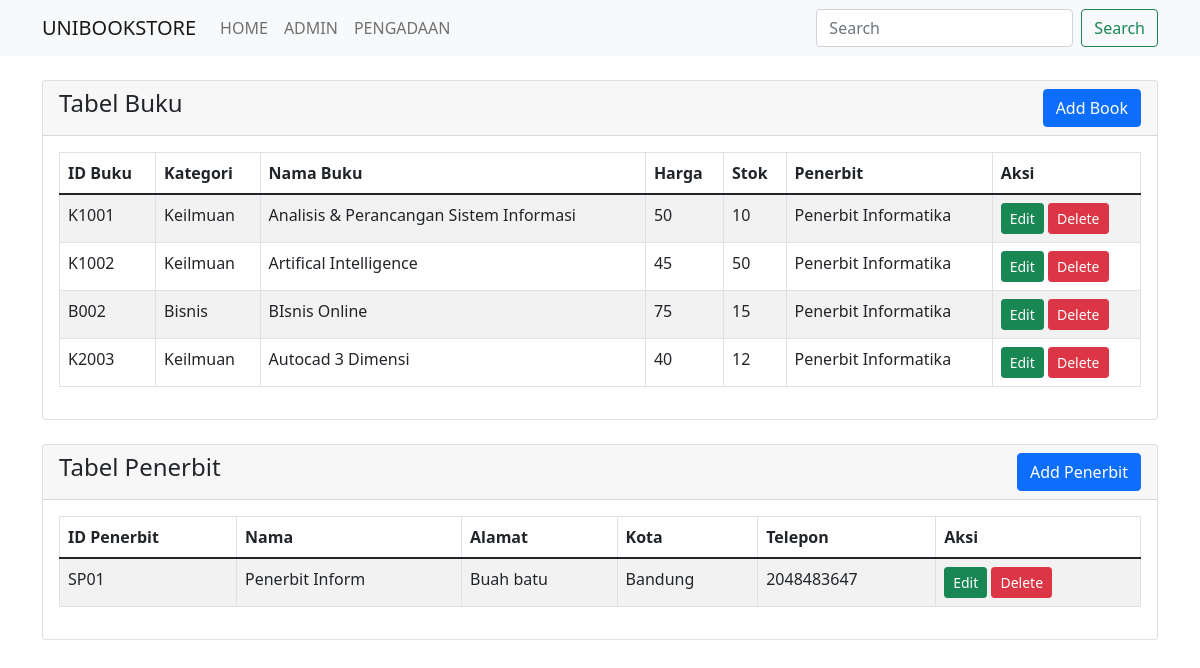
/Admin.php, run on the app's committed database.
### tables this page shows
CREATE TABLE `buku` (
  `ID_Buku` varchar(8) DEFAULT NULL,
  `Kategori` varchar(30) DEFAULT NULL,
  `Nama_Buku` varchar(120) DEFAULT NULL,
  `Harga` int(8) DEFAULT NULL,
  `Stok` int(4) DEFAULT NULL,
  `Penerbit` varchar(20) DEFAULT NULL
);

CREATE TABLE `penerbit` (
  `ID_Penerbit` varchar(8) DEFAULT NULL,
  `Nama` varchar(15) DEFAULT NULL,
  `Alamat` varchar(30) DEFAULT NULL,
  `Kota` varchar(15) DEFAULT NULL,
  `Telepon` int(15) DEFAULT NULL
);

### Admin.php (the view, shortened to what this page needs)
<?php
require 'koneksi.php';
?>
<!doctype html>
<html lang="en">
<head>
    <link href="https://cdn.jsdelivr.net/npm/bootstrap@5.1.3/dist/css/bootstrap.min.css" rel="stylesheet">
</head>
<body>
<nav class="navbar navbar-expand-lg navbar-light bg-light">
    <div class="container">
        <a class="navbar-brand" href="#">UNIBOOKSTORE</a>
        <div class="collapse navbar-collapse" id="navbarNav">
            <ul class="navbar-nav">
                <li class="nav-item">
                    <a class="nav-link" href="index.php">HOME</a>
                </li>
                <li class="nav-item">
                    <a class="nav-link" href="admin.php">ADMIN</a>
                </li>
                <li class="nav-item">
                    <a class="nav-link" href="pengadaan.php">PENGADAAN</a>
                </li>
            </ul>
            <form class="d-flex ms-auto" method="GET" action="index.php">
                <input class="form-control me-2" type="search" placeholder="Search" aria-label="Search" name="search">
                <button class="btn btn-outline-success" type="submit">Search</button>
            </form>
        </div>
    </div>
</nav>
<div class="container mt-4">
    <div class="row">
        <div class="col-md-12">
            <div class="card">
                <div class="card-header">
                    <h4>
                        Tabel Buku
                        <a href="createBuku.php" class="btn btn-primary float-end">Add Book</a>
                    </h4>
                </div>
                <div class="card-body">
                    <table class="table table-bordered table-striped">
                        <thead>
                        <tr>
                            <th>ID Buku</th>
                            <th>Kategori</th>
                            <th>Nama Buku</th>
                            <th>Harga</th>
                            <th>Stok</th>
                            <th>Penerbit</th>
                            <th>Aksi</th>
                        </tr>
                        </thead>
                        <tbody>
                        <?php
                        $query = "SELECT * FROM buku";
                        $query_run = mysqli_query($koneksi, $query);
                        if (mysqli_num_rows($query_run) > 0) {
                            foreach ($query_run as $data_bk) {
                                ?>
                                <tr>
                                    <td><?= $data_bk['ID_Buku']; ?></td>
                                    <td><?= $data_bk['Kategori']; ?></td>
                                    <td><?= $data_bk['Nama_Buku']; ?></td>
                                    <td><?= $data_bk['Harga']; ?></td>
                                    <td><?= $data_bk['Stok']; ?></td>
                                    <td><?= $data_bk['Penerbit']; ?></td>
                                    <td>
                                    <a href="editBuku.php?ID_Buku=<?= $data_bk['ID_Buku']; ?>"
                                    class="btn btn-success btn-sm">Edit</a>
                                        <form action="code.php" method="POST" class="d-inline">
                                            <button type="submit" name="delete_book" value="<?= $data_bk['ID_Buku']; ?>"
                                                    class="btn btn-danger btn-sm">Delete
                                            </button>
                                        </form>
                                    </td>
                                </tr>
                                <?php
                            }
                        } else {
                            echo "<h5> No Record Found </h5>";
                        }
                        ?>
                        </tbody>
                    </table>
                </div>
            </div>
        </div>
    </div>
</div>
<div class="container mt-4">
    <div class="row">
        <div class="col-md-12">
            <div class="card">
                <div class="card-header">
                    <h4>
                        Tabel Penerbit
                        <a href="createPenerbit.php" class="btn btn-primary float-end">Add Penerbit</a>
                    </h4>
                </div>
                <div class="card-body">
                    <table class="table table-bordered table-striped">
                        <thead>
                        <tr>
                            <th>ID Penerbit</th>
                            <th>Nama</th>
                            <th>Alamat</th>
                            <th>Kota</th>
                            <th>Telepon</th>
                            <th>Aksi</th>
                        </tr>
                        </thead>
                        <tbody>
                        <?php
                        $query = "SELECT * FROM penerbit";
                        $query_run = mysqli_query($koneksi, $query);
                        if (mysqli_num_rows($query_run) > 0) {
                            foreach ($query_run as $penerbit) {
                                ?>
                                <tr>
                                    <td><?= $penerbit['ID_Penerbit']; ?></td>
                                    <td><?= $penerbit['Nama']; ?></td>
                                    <td><?= $penerbit['Alamat']; ?></td>
                                    <td><?= $penerbit['Kota']; ?></td>
                                    <td><?= $penerbit['Telepon']; ?></td>
                                    <td>
                                    <a href="editPenerbit.php?ID_Penerbit=<?= $penerbit['ID_Penerbit']; ?>"
                                    class="btn btn-success btn-sm">Edit</a>
                                        <form action="code.php" method="POST" class="d-inline">
                                            <button type="submit" name="delete_penerbit" value="<?= $penerbit['ID_Penerbit']; ?>"
                                                    class="btn btn-danger btn-sm">Delete
                                            </button>
                                        </form>
                                    </td>
                                </tr>
                                <?php
                            }
                        } else {
                            echo "<h5> No Record Found </h5>";
                        }
                        ?>
                        </tbody>
                    </table>
                </div>
            </div>
        </div>
    </div>
</div>
</body>
</html>
</body>
</html>

### data on the page
buku: ID_Buku "K1001", Kategori "Keilmuan", Nama_Buku "Analisis & Perancangan Sistem Informasi", Harga "50", Stok "10", Penerbit "Penerbit Informatika"
buku: ID_Buku "K1002", Kategori "Keilmuan", Nama_Buku "Artifical Intelligence", Harga "45", Stok "50", Penerbit "Penerbit Informatika"
buku: ID_Buku "B002", Kategori "Bisnis", Nama_Buku "BIsnis Online", Harga "75", Stok "15", Penerbit "Penerbit Informatika"
buku: ID_Buku "K2003", Kategori "Keilmuan", Nama_Buku "Autocad 3 Dimensi", Harga "40", Stok "12", Penerbit "Penerbit Informatika"
penerbit: ID_Penerbit "SP01", Nama "Penerbit Inform", Alamat "Buah batu", Kota "Bandung", Telepon "2048483647"
